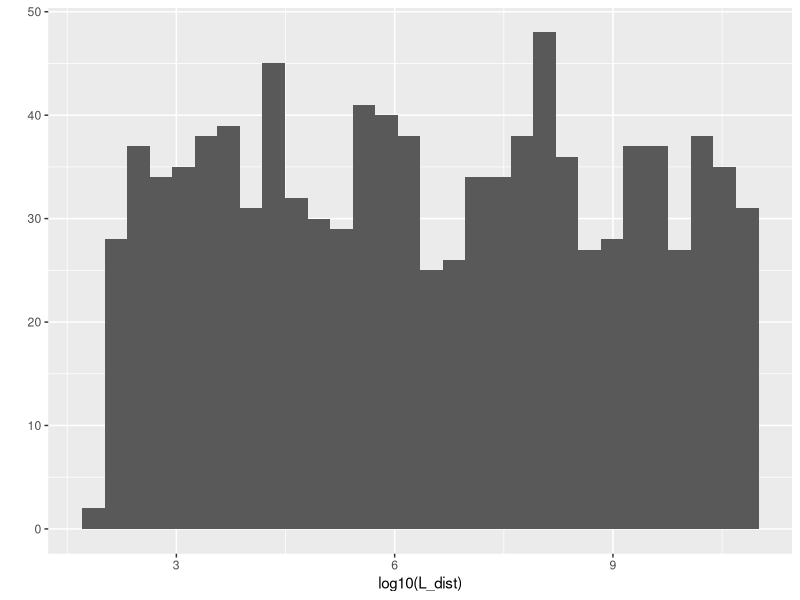

Here is the R script that generated this plot:
#################################################
# Code to calculate the minimum value 
# of the lifetime of an advanced civilization
# so that it can detect the presence of another
# advanced radio transmitting civilization
##################################################

###########################
# load libraries
###########################
library(ggplot2)


c = (240 * pi)^(1/3)


(240 * pi)^(1/3)


p = 1e-12

L = c/ ( p^(1/3)  )

L

#####################
# general equation
#####################

d = 1/320

p = 1e-12

L = ( (3 * pi ) / ( 4 * p * d ) )^(1/3)

L


d = 1/320

p = 1e-15

L = ( (3 * pi ) / ( 4 * p * d ) )^(1/3)

L


############################
# sample p, d and plot L
############################

# sample from uniform distribution for log10(p)
p_dist_log = runif(n = 1000, min = log10(1e-30), max = log10(1e-3))
p_dist = 10^p_dist_log

d = 1/320

L_dist = ( (3 * pi ) / ( 4 * p_dist * d ) )^(1/3)

L_dist

# plot L log
ggplot2::qplot( log10( L_dist) )
